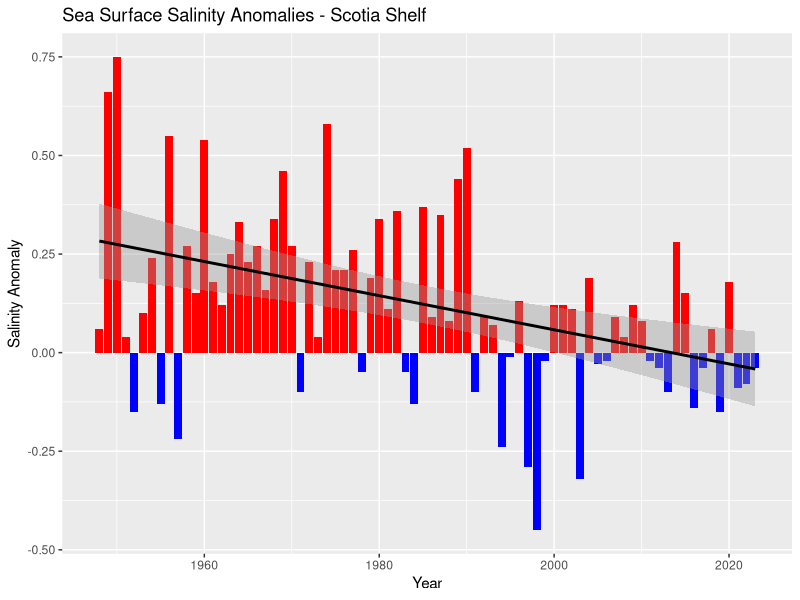
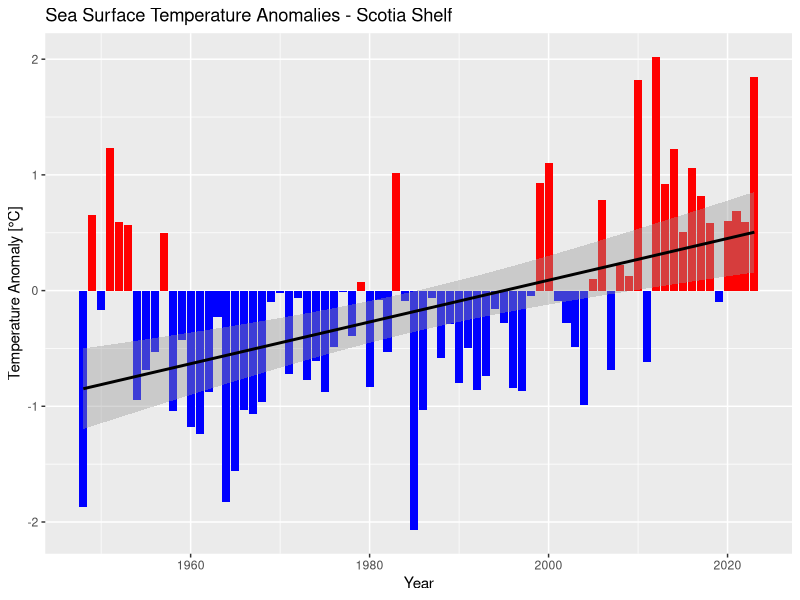
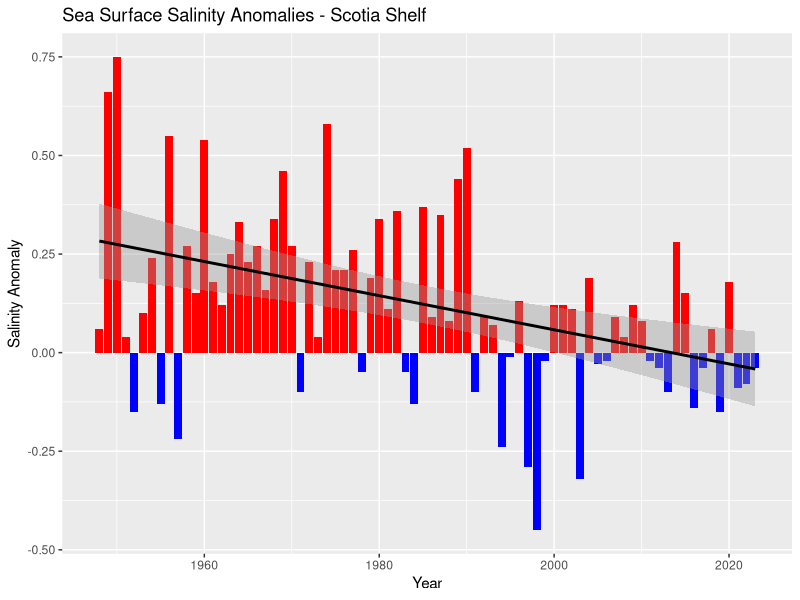
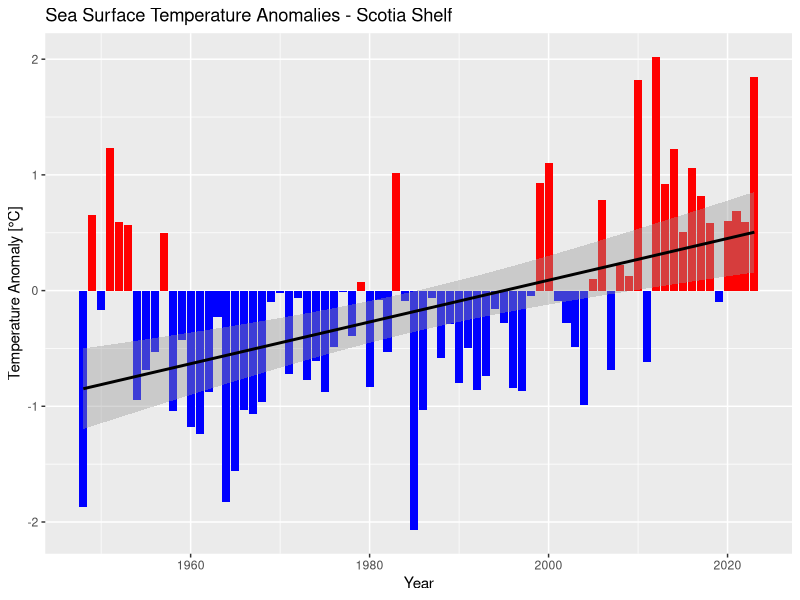

R code for these plots, in order:
library(ggplot2)

sdata <- read.table("areasAnalysis_salinity0m_en.dat", skip = 14, header = TRUE, sep = ",")
ggp <- ggplot(sdata, aes(x=year, y=anomaly)) +
  geom_bar(aes(fill = anomaly>0), stat = "identity") +
  scale_fill_manual(values = c("blue", "red")) +
  geom_smooth(method = "lm", se = TRUE, color = "black") +
  theme(legend.position = "none") +
  labs(title = "Sea Surface Salinity Anomalies - Scotia Shelf", x="Year", y="Salinity Anomaly")
ggp
ggsave("Scotian_Shelf_S.png", width = 6, height = 3, units = "in", scale = 1, dpi = 1200)
# fit a linear model to the anomaly data
model_s <- lm(sdata$anomaly ~ sdata$year)
model_s
# estimate the 95% confidence interval
confidence_95_s <- confint(model_s, level = 0.95)


tdata <- read.table("areasAnalysis_temperature0m_en.dat", skip = 14, header = TRUE, sep = ",")
ggp <- ggplot(tdata, aes(x=year, y=anomaly)) +
  geom_bar(aes(fill = anomaly>0), stat = "identity") +
  scale_fill_manual(values = c("blue", "red")) +
  geom_smooth(method = "lm", se = TRUE, color = "black") +
  theme(legend.position = "none") +
  labs(title = "Sea Surface Temperature Anomalies - Scotia Shelf", x="Year", y="Temperature Anomaly [°C]")
ggp
ggsave("Scotian_Shelf_T.png", width = 6, height = 3, units = "in", scale = 1, dpi = 1200)
# fit a linear model to the anomaly data
model_t <- lm(tdata$anomaly ~ tdata$year)
model_t
# estimate the 95% confidence interval
confidence_95_t <- confint(model_t, level = 0.95)

